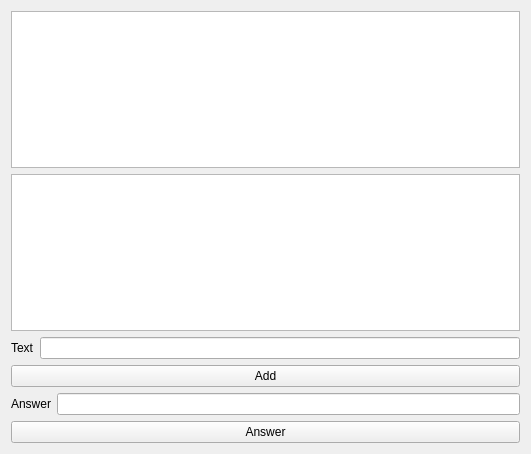
<?xml version="1.0" encoding="UTF-8"?>
<ui version="4.0">
 <class>UserWindow</class>
 <widget class="QWidget" name="UserWindow">
  <property name="geometry">
   <rect>
    <x>0</x>
    <y>0</y>
    <width>531</width>
    <height>454</height>
   </rect>
  </property>
  <property name="windowTitle">
   <string>UserWindow</string>
  </property>
  <layout class="QVBoxLayout" name="verticalLayout">
   <item>
    <widget class="QListWidget" name="listWidget1"/>
   </item>
   <item>
    <widget class="QListWidget" name="listWidget2"/>
   </item>
   <item>
    <layout class="QFormLayout" name="formLayout">
     <item row="0" column="0">
      <widget class="QLabel" name="label">
       <property name="text">
        <string>Text</string>
       </property>
      </widget>
     </item>
     <item row="0" column="1">
      <widget class="QLineEdit" name="lineEdit"/>
     </item>
    </layout>
   </item>
   <item>
    <widget class="QPushButton" name="pushButton">
     <property name="text">
      <string>Add</string>
     </property>
    </widget>
   </item>
   <item>
    <layout class="QFormLayout" name="formLayout_2">
     <item row="0" column="0">
      <widget class="QLabel" name="label_2">
       <property name="text">
        <string>Answer</string>
       </property>
      </widget>
     </item>
     <item row="0" column="1">
      <widget class="QLineEdit" name="lineEdit2"/>
     </item>
    </layout>
   </item>
   <item>
    <widget class="QPushButton" name="pushButton2">
     <property name="text">
      <string>Answer</string>
     </property>
    </widget>
   </item>
  </layout>
 </widget>
 <resources/>
 <connections/>
</ui>
